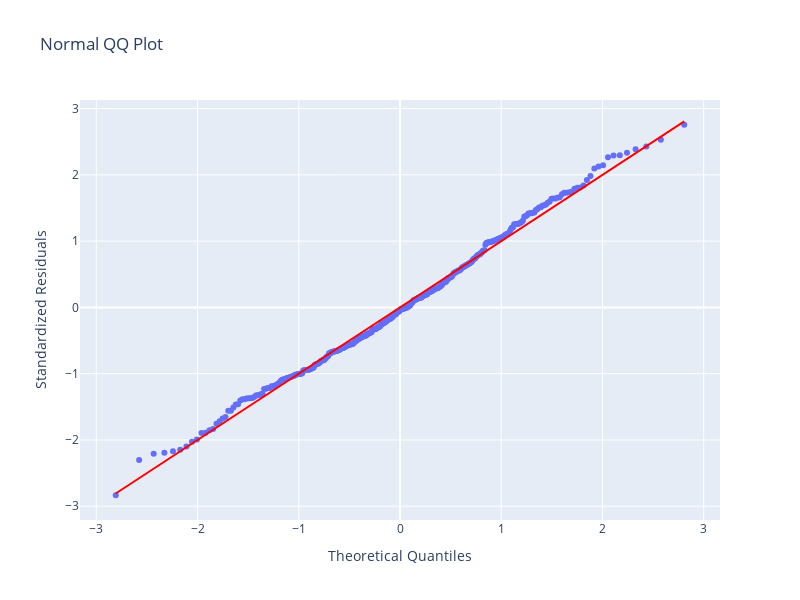

Notebook source saved alongside this figure:
### Code cell
fig = px.scatter(x =theoretical_quantiles, y=sample_quantiles, 
                 height=600, width=800,
                 title='Normal QQ Plot')
fig.add_traces(px.line(x=theoretical_quantiles, y=theoretical_quantiles, color_discrete_sequence=["red"]).data, )
fig.update_layout(xaxis_title="Theoretical Quantiles", yaxis_title="Standardized Residuals")
fig.show()

### Figure 1 — Plotly figure (JSON) as saved in the notebook; plotly's stock layout.template omitted (floating-point values rounded to 4 significant figures; data arrays with more than 128 entries replaced by an {"elided": "..."} marker saying what was removed)
{"data": [{"hovertemplate": "x=%{x}<br>y=%{y}<extra></extra>", "legendgroup": "", "marker": {"color": "#636efa", "symbol": "circle"}, "mode": "markers", "name": "", "orientation": "v", "showlegend": false, "type": "scatter", "x": {"elided": "400 float values"}, "xaxis": "x", "y": {"elided": "400 float values"}, "yaxis": "y"}, {"hovertemplate": "x=%{x}<br>y=%{y}<extra></extra>", "legendgroup": "", "line": {"color": "red", "dash": "solid"}, "marker": {"symbol": "circle"}, "mode": "lines", "name": "", "orientation": "v", "showlegend": false, "type": "scatter", "x": {"elided": "400 float values"}, "xaxis": "x", "y": {"elided": "400 float values"}, "yaxis": "y"}], "layout": {"height": 600, "legend": {"tracegroupgap": 0}, "title": {"text": "Normal QQ Plot"}, "width": 800, "xaxis": {"anchor": "y", "domain": [0, 1], "title": {"text": "Theoretical Quantiles"}}, "yaxis": {"anchor": "x", "domain": [0, 1], "title": {"text": "Standardized Residuals"}}}}
